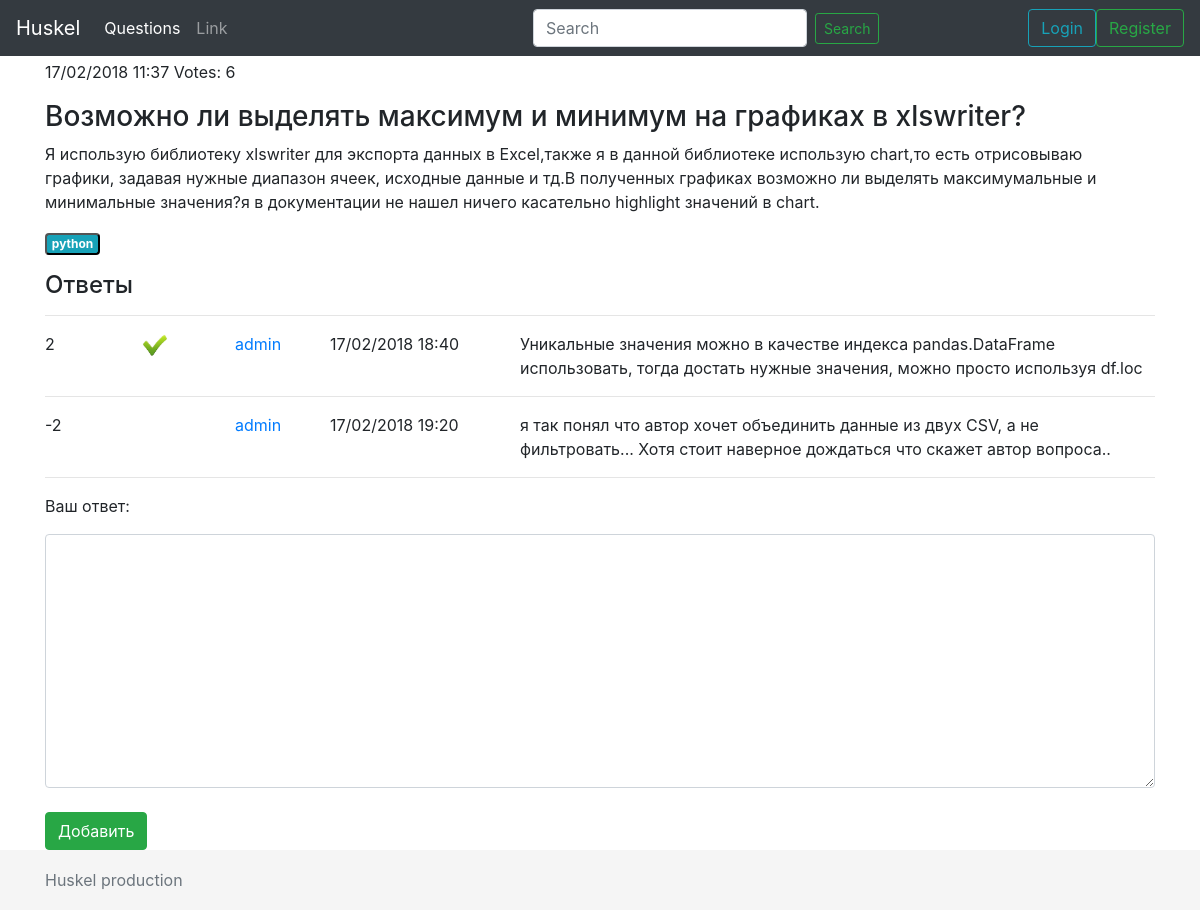
The page /questions/1 on the database as committed earlier.
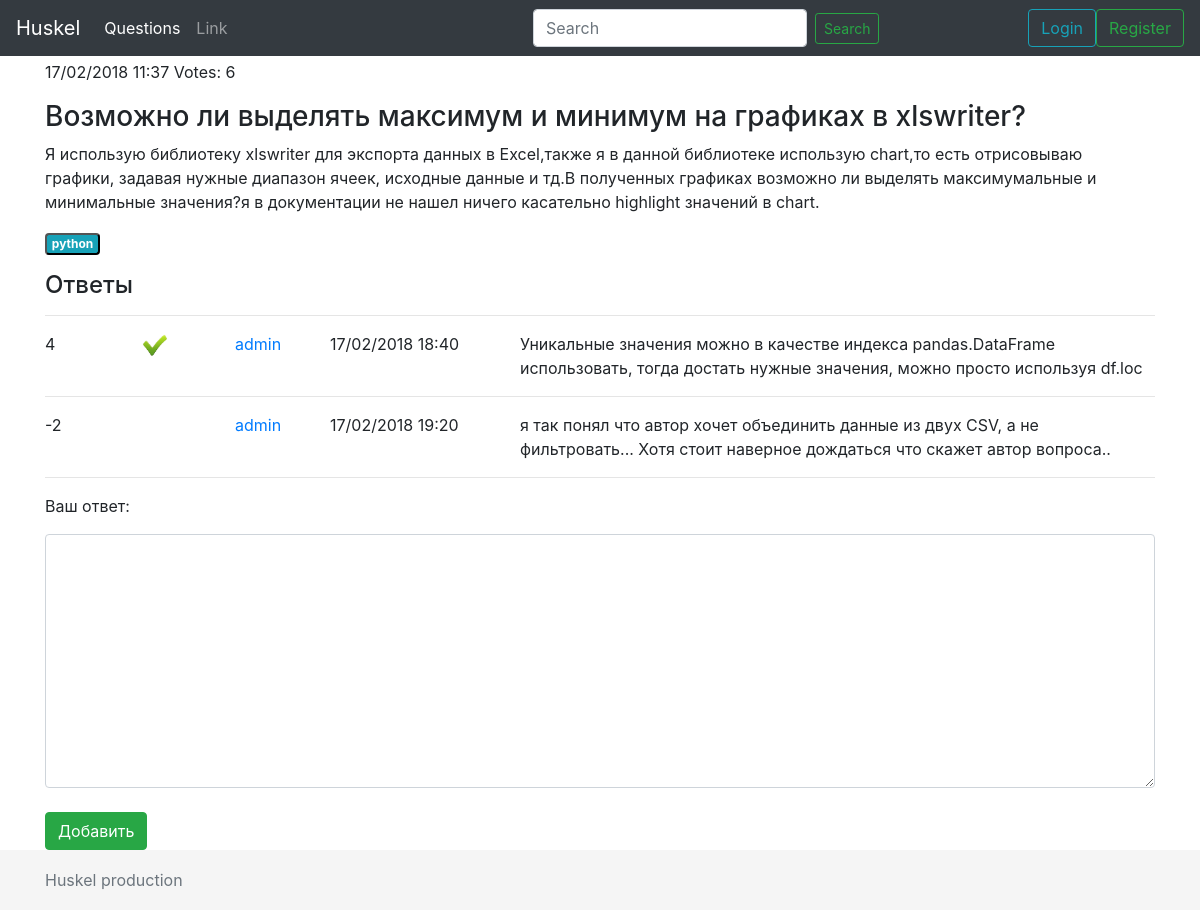
The same page on the database as committed later.
### questions/models.py (models this page shows)
class Answer(models.Model):
    text = models.TextField(max_length=900)
    author = models.ForeignKey(Profile)
    date = models.DateTimeField('date created')
    is_right = models.BooleanField(default=False)
    question = models.ForeignKey(Question)
    rating = models.IntegerField(default=0)

class Profile(AbstractUser):
    avatar = models.ImageField(upload_to='questions/static/images/avatars', blank=True, null=True)
    class Meta:
        app_label = 'questions'

### questions/views.py (the view)
# urls.py: url(r'(?P<question_id>\d+)$', views.detail),
def detail(request, question_id):
    question = get_object_or_404(Question, pk=question_id)
    answers = Answer.objects.filter(question=question).all()
    answer_form = AnswerCreateForm()
    return render(request, 'questions/details.html', {'question': question, 'answers': answers, 'form': answer_form})

### questions/forms.py
class AnswerCreateForm(forms.ModelForm):
    class Meta:
        model = Answer
        fields = ('text',)
    def __init__(self, *args, **kwargs):
        super(AnswerCreateForm, self).__init__(*args, **kwargs)
        for field_name, field in self.fields.items():
            field.widget.attrs['class'] = 'form-control'

### questions/models.py (called while the page is built)
    def __str__(self):
        return self.word

### questions/templates/questions/details.html (shortened to what this page needs)
{% extends 'main.html' %}
{% load static %}
{% block content %}
<p>{{ question.pub_date | date:"d/m/Y H:i" }} Votes: {{ question.rating }}
</p>
<h3>{{ question.title }}</h3>
<p>{{ question.text }}</p>
<p>
{% for tag in question.tags.all %}
    <button class="badge badge-info">{{ tag }}</button>
{% endfor %}
</p>
<h4>Ответы</h4><hr>
{% for answer in answers %}
    <div class="row">
        <div class="col-1">
            {{ answer.rating }}
        </div>
        <div class="col-1">
            {% if answer.is_right %}<img width="30" src="{% static 'images/right.jpg' %}">{% endif %}
        </div>
        <div class="col-1">
            <a href="/user/{{ answer.author.id }}">{{ answer.author }}</a>
        </div>
        <div class="col-2">
            {{ answer.date | date:"d/m/Y H:i" }}
        </div>
        <div class="col-7">
            {{ answer.text }}
        </div>
    </div><hr>
{% endfor %}
<p>Ваш ответ:</p>
<form action="{{ question.id }}/add_answer" method="post">
    {{ form.text }}<br>
    <input type="submit" class="btn btn-success" value="Добавить">
</form>
{% endblock %}

Rows that differ between the two databases and show on the page:
changed Answer (number 1 of 2 on the later page): rating "2" → "4"
